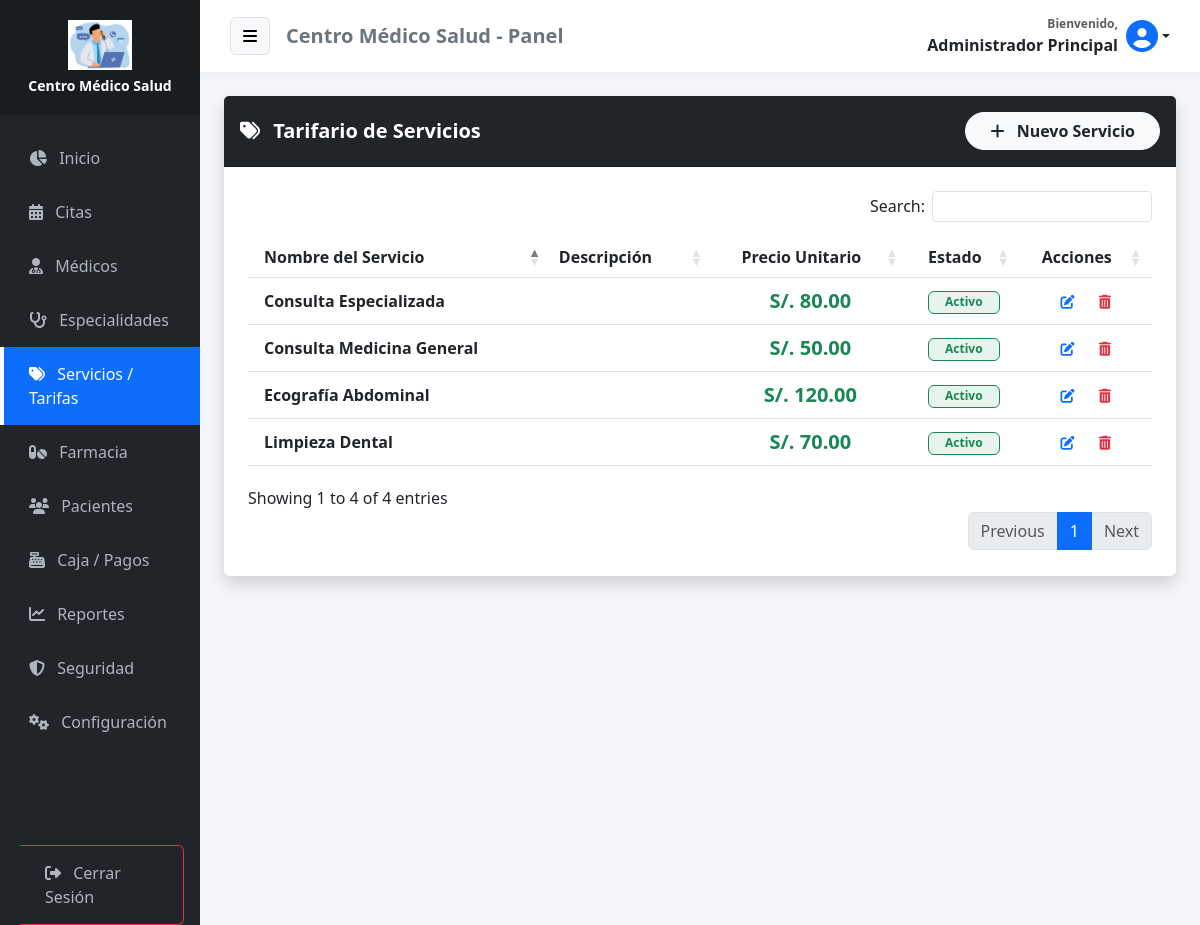
/servicios (signed in), run on the app's committed database.
### tables this page shows
CREATE TABLE IF NOT EXISTS `configuracion` (
  `id` int NOT NULL,
  `nombre_clinica` varchar(100) DEFAULT NULL,
  `direccion` varchar(255) DEFAULT NULL,
  `telefono` varchar(50) DEFAULT NULL,
  `email` varchar(100) DEFAULT NULL,
  `moneda` varchar(5) DEFAULT 'S/.',
  `logo` varchar(255) DEFAULT NULL,
  PRIMARY KEY (`id`)
);

CREATE TABLE IF NOT EXISTS `servicios` (
  `id_servicio` int NOT NULL AUTO_INCREMENT,
  `nombre_servicio` varchar(100) NOT NULL,
  `descripcion` text,
  `precio` decimal(10,2) NOT NULL,
  `estado` enum('Activo','Inactivo') DEFAULT 'Activo',
  PRIMARY KEY (`id_servicio`)
);

### app/controllers/ServicioController.php (called while the page is built, shortened)
<?php
require_once APP_ROOT . '/models/Servicio.php';
require_once APP_ROOT . '/models/Configuracion.php';
class ServicioController {
    public function index() {
        $database = new Database();
        $db = $database->connect();
        $servicioModel = new Servicio($db);
        $configModel = new Configuracion($db);
        $resultado = $servicioModel->leer();
        $empresa = $configModel->obtener();
        require_once APP_ROOT . '/views/admin/servicios.php';
    }
}

### app/models/Configuracion.php (called while the page is built, shortened)
<?php
class Configuracion {
    private $conn;
    private $table = 'configuracion';
    public function __construct($db) {
        $this->conn = $db;
    }
    public function obtener() {
        $query = "SELECT * FROM " . $this->table . " WHERE id = 1";
        $stmt = $this->conn->prepare($query);
        $stmt->execute();
        return $stmt->fetch(PDO::FETCH_ASSOC);
    }
}

### app/models/Servicio.php (called while the page is built, shortened)
<?php
class Servicio {
    private $conn;
    private $table = 'servicios';
    public function __construct($db) {
        $this->conn = $db;
    }
    public function leer() {
        $query = "SELECT * FROM " . $this->table . " ORDER BY nombre_servicio ASC";
        $stmt = $this->conn->prepare($query);
        $stmt->execute();
        return $stmt;
    }
}

### app/views/admin/servicios.php (the view, shortened to what this page needs)
<?php require_once APP_ROOT . '/views/layouts/header.php'; ?>
<div class="card shadow border-0 mb-4">
    <div class="card-header bg-dark text-white d-flex justify-content-between align-items-center py-3">
        <h5 class="mb-0 fw-bold"><i class="fas fa-tags me-2"></i> Tarifario de Servicios</h5>
        <button class="btn btn-light text-dark fw-bold rounded-pill px-4" data-bs-toggle="modal" data-bs-target="#modalServicio">
            <i class="fas fa-plus me-2"></i> Nuevo Servicio
        </button>
    </div>
    <div class="card-body p-4">
        <div class="table-responsive">
            <table class="table table-hover align-middle" id="tablaPro">
                <thead class="bg-light">
                    <tr>
                        <th class="ps-3">Nombre del Servicio</th>
                        <th>Descripción</th>
                        <th class="text-center">Precio Unitario</th>
                        <th class="text-center">Estado</th>
                        <th class="text-center">Acciones</th>
                    </tr>
                </thead>
                <tbody>
                    <?php if($resultado->rowCount() > 0): ?>
                        <?php while($row = $resultado->fetch(PDO::FETCH_ASSOC)): ?>
                        <tr>
                            <td class="ps-3 fw-bold text-dark"><?php echo $row['nombre_servicio']; ?></td>
                            <td class="text-muted small"><?php echo $row['descripcion']; ?></td>
                            <td class="text-center fw-bold fs-5 text-success">
                                <?php echo $empresa['moneda'] . ' ' . number_format($row['precio'], 2); ?>
                            </td>
                            <td class="text-center">
                                <?php if($row['estado'] == 'Activo'): ?>
                                    <span class="badge bg-success bg-opacity-10 text-success border border-success px-3">Activo</span>
                                <?php else: ?>
                                    <span class="badge bg-secondary bg-opacity-10 text-secondary border border-secondary px-3">Inactivo</span>
                                <?php endif; ?>
                            </td>
                            <td class="text-center">
                                <button class="btn btn-sm btn-outline-primary border-0 me-1"
                                        data-bs-toggle="modal" data-bs-target="#modalEditar"
                                        onclick="cargarDatos(
                                            '<?php echo $row['id_servicio']; ?>',
                                            '<?php echo $row['nombre_servicio']; ?>',
                                            '<?php echo $row['descripcion']; ?>',
                                            '<?php echo $row['precio']; ?>',
                                            '<?php echo $row['estado']; ?>'
                                        )">
                                    <i class="fas fa-edit"></i>
                                </button>
                                <a href="<?php echo BASE_URL; ?>/servicios/eliminar?id=<?php echo $row['id_servicio']; ?>" class="btn btn-sm btn-outline-danger border-0"><i class="fas fa-trash-alt"></i></a>
                            </td>
                        </tr>
                        <?php endwhile; ?>
                    <?php endif; ?>
                </tbody>
            </table>
        </div>
    </div>
</div>
<?php require_once APP_ROOT . '/views/layouts/footer.php'; ?>

### app/views/layouts/header.php (shortened to what this page needs)
<?php
require_once APP_ROOT . '/models/Configuracion.php';
$db_header = new Database();
$conn_header = $db_header->connect();
$configModel_header = new Configuracion($conn_header);
$empresa_header = $configModel_header->obtener();
$nombre_app = !empty($empresa_header['nombre_clinica']) ? $empresa_header['nombre_clinica'] : 'MediCitas';
$logo_app = !empty($empresa_header['logo']) ? $empresa_header['logo'] : null;
?>
<!DOCTYPE html>
<html lang="es">
<head>
    <link href="https://cdn.jsdelivr.net/npm/bootstrap@5.3.0/dist/css/bootstrap.min.css" rel="stylesheet">
    <link rel="stylesheet" href="https://cdnjs.cloudflare.com/ajax/libs/font-awesome/6.4.0/css/all.min.css">
    <link rel="stylesheet" href="https://cdn.datatables.net/1.13.4/css/dataTables.bootstrap5.min.css">
    <link rel="stylesheet" href="https://cdn.datatables.net/buttons/2.3.6/css/buttons.bootstrap5.min.css">
    <link href="https://cdn.jsdelivr.net/npm/select2@4.1.0-rc.0/dist/css/select2.min.css" rel="stylesheet" />
    <link rel="stylesheet" href="https://cdn.jsdelivr.net/npm/select2-bootstrap-5-theme@1.3.0/dist/select2-bootstrap-5-theme.min.css" />
</head>
<body>
<div class="container-fluid">
    <div class="row flex-nowrap">
        <div class="col-auto col-md-3 col-xl-2 px-0 sidebar-col bg-dark" id="sidebar">
            <div class="logo-area">
                <?php if($logo_app && file_exists(APP_ROOT . '/../public/uploads/' . $logo_app)): ?>
                    <div class="mb-2"><img src="<?php echo BASE_URL; ?>/uploads/<?php echo $logo_app; ?>" alt="Logo" class="img-fluid" style="max-height: 50px; object-fit: contain;"></div>
                    <h6 class="text-white mb-0 fw-bold small"><?php echo $nombre_app; ?></h6>
                <?php else: ?>
                    <h4 class="text-white mb-0"><i class="fas fa-heartbeat text-primary"></i> <?php echo $nombre_app; ?></h4>
                <?php endif; ?>
            </div>
            <div class="sidebar-menu mt-3">
                <?php $uri = $_SERVER['REQUEST_URI']; ?>
                <?php $rol = isset($_SESSION['user_role_id']) ? $_SESSION['user_role_id'] : 0; ?>
                <a href="<?php echo BASE_URL; ?>/home" class="<?php echo (strpos($uri, 'home') !== false) ? 'active' : ''; ?>"><i class="fas fa-chart-pie me-2"></i> Inicio</a>
                <a href="<?php echo BASE_URL; ?>/citas" class="<?php echo (strpos($uri, 'citas') !== false) ? 'active' : ''; ?>"><i class="fas fa-calendar-alt me-2"></i> Citas</a>
                <?php if($rol == 1): ?>
                    <a href="<?php echo BASE_URL; ?>/medicos" class="<?php echo (strpos($uri, 'medicos') !== false) ? 'active' : ''; ?>"><i class="fas fa-user-md me-2"></i> Médicos</a>
                    <a href="<?php echo BASE_URL; ?>/especialidades" class="<?php echo (strpos($uri, 'especialidades') !== false) ? 'active' : ''; ?>"><i class="fas fa-stethoscope me-2"></i> Especialidades</a>
                    <a href="<?php echo BASE_URL; ?>/servicios" class="<?php echo (strpos($uri, 'servicios') !== false) ? 'active' : ''; ?>"><i class="fas fa-tags me-2"></i> Servicios / Tarifas</a>
                <?php endif; ?>
                <?php if($rol == 1 || $rol == 4): ?>
                    <a href="<?php echo BASE_URL; ?>/medicamentos" class="<?php echo (strpos($uri, 'medicamentos') !== false) ? 'active' : ''; ?>"><i class="fas fa-pills me-2"></i> Farmacia</a>
                    <a href="<?php echo BASE_URL; ?>/pacientes" class="<?php echo (strpos($uri, 'pacientes') !== false) ? 'active' : ''; ?>"><i class="fas fa-users me-2"></i> Pacientes</a>
                    <a href="<?php echo BASE_URL; ?>/pagos" class="<?php echo (strpos($uri, 'pagos') !== false) ? 'active' : ''; ?>"><i class="fas fa-cash-register me-2"></i> Caja / Pagos</a>
                <?php endif; ?>
                <?php if($rol == 1): ?>
                    <a href="<?php echo BASE_URL; ?>/reportes" class="<?php echo (strpos($uri, 'reportes') !== false) ? 'active' : ''; ?>"><i class="fas fa-chart-line me-2"></i> Reportes</a>
                    <a href="<?php echo BASE_URL; ?>/auditoria" class="<?php echo (strpos($uri, 'auditoria') !== false) ? 'active' : ''; ?>"><i class="fas fa-shield-alt me-2"></i> Seguridad</a>
                    <a href="<?php echo BASE_URL; ?>/configuracion" class="<?php echo (strpos($uri, 'configuracion') !== false) ? 'active' : ''; ?>"><i class="fas fa-cogs me-2"></i> Configuración</a>
                <?php endif; ?>
                <div class="mt-5 pt-5 px-3">
                    <a href="<?php echo BASE_URL; ?>/auth/logout" class="btn btn-outline-danger w-100 text-start"><i class="fas fa-sign-out-alt me-2"></i> Cerrar Sesión</a>
                </div>
            </div>
        </div>
        <div class="col content-col">
            <div class="top-navbar mb-4">
                <div class="d-flex align-items-center">
                    <button class="btn btn-light me-3 border" id="menu-toggle"><i class="fas fa-bars"></i></button>
                    <h5 class="m-0 text-secondary fw-bold d-none d-md-block"><?php echo $nombre_app; ?> - Panel</h5>
                </div>
                <div class="d-flex align-items-center">
                    <div class="dropdown">
                        <a class="nav-link dropdown-toggle fw-bold text-dark d-flex align-items-center" href="#" role="button" data-bs-toggle="dropdown" aria-expanded="false">
                            <div class="me-2 text-end d-none d-md-block">
                                <small class="d-block text-muted" style="font-size: 0.75rem;">Bienvenido,</small>
                                <span><?php echo $_SESSION['user_name'] ?? 'Usuario'; ?></span>
                            </div>
                            <?php if(!empty($_SESSION['user_avatar']) && file_exists(APP_ROOT . '/../public/uploads/' . $_SESSION['user_avatar'])): ?>
                                <img src="<?php echo BASE_URL; ?>/uploads/<?php echo $_SESSION['user_avatar']; ?>" class="rounded-circle border" style="width: 40px; height: 40px; object-fit: cover;">
                            <?php else: ?>
                                <i class="fas fa-user-circle fa-2x text-primary"></i>
                            <?php endif; ?>
                        </a>
                    </div>
                </div>
            </div>
            <div class="container-fluid px-4">

### app/views/layouts/header.php (style rules this page uses)
body { background-color: #f4f6f9; font-family: 'Segoe UI', sans-serif; overflow-x: hidden; }
.sidebar-col { min-height: 100vh; background: #212529; box-shadow: 2px 0 5px rgba(0,0,0,0.1); padding: 0; transition: all 0.3s; }
.logo-area { background: #1a1d20; padding: 20px 0; text-align: center; }
.sidebar-menu a { color: #adb5bd; text-decoration: none; display: block; padding: 15px 25px; border-left: 4px solid transparent; transition: 0.3s; }
.sidebar-menu a.active { background: #0d6efd; color: white; border-left-color: white; }
.content-col { padding: 0; background-color: #f4f6f9; transition: all 0.3s; }
.top-navbar { background: white; padding: 15px 30px; box-shadow: 0 2px 10px rgba(0,0,0,0.05); display: flex; justify-content: space-between; align-items: center; }

### data on the page
configuracion: logo (picture), nombre_clinica "Centro Médico Salud", moneda "S/."
servicios: nombre_servicio "Consulta Especializada", precio "80.00", estado "Activo"
servicios: nombre_servicio "Consulta Medicina General", precio "50.00", estado "Activo"
servicios: nombre_servicio "Ecografía Abdominal", precio "120.00", estado "Activo"
servicios: nombre_servicio "Limpieza Dental", precio "70.00", estado "Activo"

### other printed values
$_SESSION['user_name'] "Administrador Principal"
